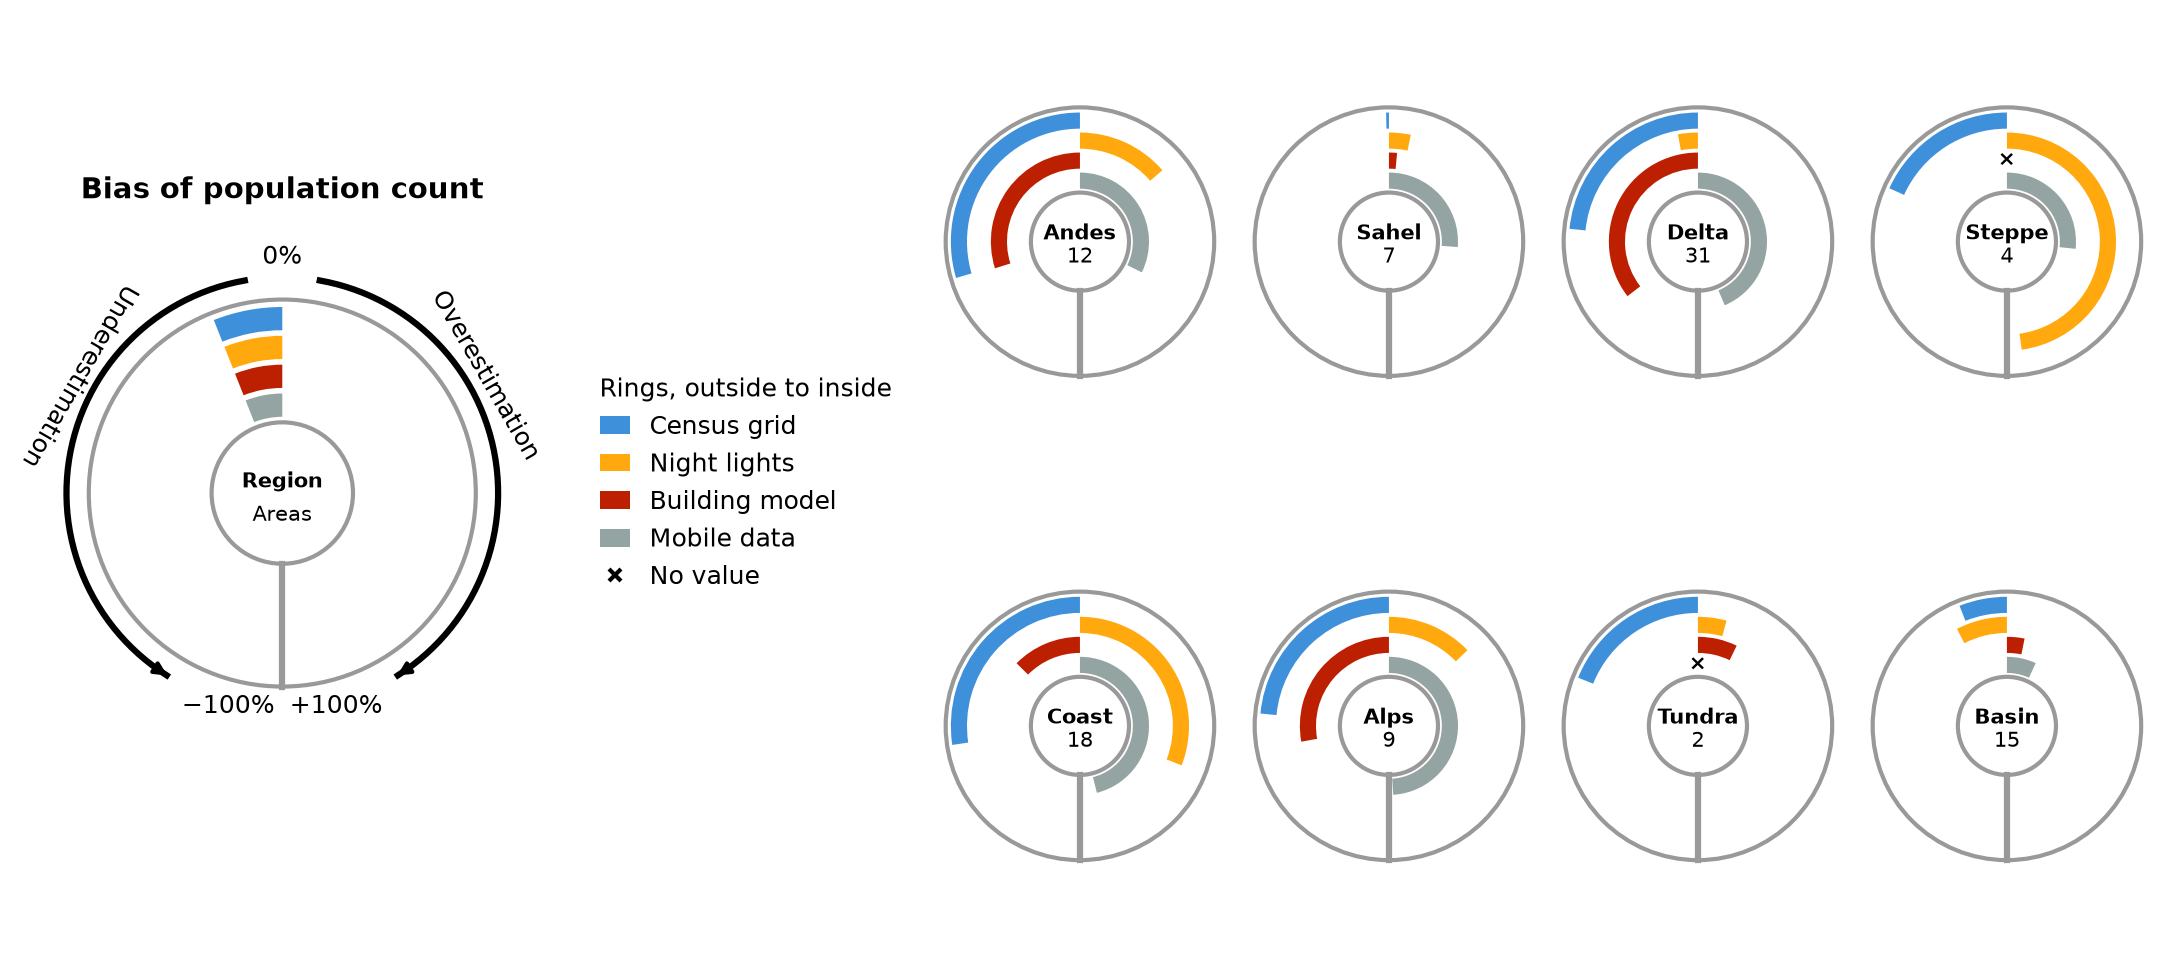

The Python source for this figure:
"""Small multiples of radial bar glyphs: one ring per dataset, arc length = signed bias.

Synthetic data. Writes snippet.png next to this file.
"""

import os
from pathlib import Path

import matplotlib.pyplot as plt
import numpy as np
from matplotlib.lines import Line2D
from matplotlib.patches import Circle, Patch, Wedge

MM = 1 / 25.4
STYLE_DIR = Path(__file__).resolve().parent / "../../../styles"
DATASETS = {"Census grid": "C0", "Night lights": "C1", "Building model": "C2",
            "Mobile data": "C3"}  # outer ring first
REGIONS = (("Andes", 12), ("Sahel", 7), ("Delta", 31), ("Steppe", 4), ("Coast", 18),
           ("Alps", 9), ("Tundra", 2), ("Basin", 15))  # name, number of areas
MISSING = {("Tundra", "Mobile data"), ("Steppe", "Building model")}
LIMIT = 100.0  # |bias| in % that reaches 6 o'clock
HOLE = 0.38  # radius of the center circle; the outer edge is 1
GAP = 0.03  # radial gap between rings
LINE = "0.6"


def biases(rng):
    """Bias (%) per region and dataset, each dataset with its own typical sign."""
    center = np.array([-35, 20, -10, 45])
    values = np.clip(center + rng.normal(0, 30, (len(REGIONS), len(DATASETS))), -98, 98)
    for i, (region, _) in enumerate(REGIONS):
        for j, dataset in enumerate(DATASETS):
            if (region, dataset) in MISSING:
                values[i, j] = np.nan
    return values


def ring_radii():
    """Outer radius and width of each ring, outer ring first."""
    width = (1 - HOLE) / len(DATASETS)
    return [(1 - k * width, width - GAP) for k in range(len(DATASETS))]


def radial_bar(ax, values, name, count):
    ax.add_patch(Circle((0, 0), 1.04, fill=False, edgecolor=LINE))
    ax.plot([0, 0], [-HOLE, -1.04], color=LINE)  # where ±LIMIT meet
    for (outer, width), color, value in zip(ring_radii(), DATASETS.values(), values):
        if np.isnan(value):
            ax.text(0, outer - width / 2, "×", ha="center", va="center", fontsize="small",
                    fontweight="bold")
            continue
        sweep = 180 * min(abs(value), LIMIT) / LIMIT
        # Wedge angles are in degrees anticlockwise from 3 o'clock; 90 is the top.
        start, end = (90 - sweep, 90) if value > 0 else (90, 90 + sweep)
        ax.add_patch(Wedge((0, 0), outer, start, end, width=width, facecolor=color,
                           edgecolor="none"))
    ax.add_patch(Circle((0, 0), HOLE, facecolor="white", edgecolor=LINE))
    ax.text(0, 0.06, name, ha="center", va="center", fontweight="bold", fontsize="small")
    ax.text(0, -0.12, str(count), ha="center", va="center", fontsize="small")
    ax.set(xlim=(-1.1, 1.1), ylim=(-1.1, 1.1), aspect="equal")
    ax.axis("off")


def curved_arrow(ax, radius, start, end, text, text_angle):
    """An arc arrow outside the glyph, from angle start to end (degrees)."""
    angles = np.radians(np.linspace(start, end, 60))
    x, y = radius * np.cos(angles), radius * np.sin(angles)
    ax.plot(x[:-1], y[:-1], color="black")
    ax.annotate("", xy=(x[-1], y[-1]), xytext=(x[-3], y[-3]),
                arrowprops={"arrowstyle": "-|>", "color": "black",
                            "mutation_scale": 6})
    a = np.radians(text_angle)
    rotation = text_angle - 90 if np.cos(a) > 0 else text_angle + 90
    ax.text((radius + 0.1) * np.cos(a), (radius + 0.1) * np.sin(a), text, ha="center",
            va="center", rotation=rotation, rotation_mode="anchor")


def key(ax):
    """An enlarged glyph with every ring drawn as a short arc and labeled."""
    radial_bar(ax, np.full(len(DATASETS), -12.0), "Region", "Areas")
    curved_arrow(ax, 1.16, 80, -60, "Overestimation", 30)
    curved_arrow(ax, 1.16, 100, 240, "Underestimation", 150)
    ax.text(0, 1.2, "0%", ha="center", va="bottom")
    ax.text(-0.04, -1.08, f"−{LIMIT:.0f}%", ha="right", va="top")
    ax.text(0.04, -1.08, f"+{LIMIT:.0f}%", ha="left", va="top")
    ax.set(xlim=(-1.45, 1.45), ylim=(-1.35, 1.45))
    ax.set_title("Bias of population count", fontweight="bold")


def ring_legend(ax):
    """Ring names in their own column, one entry per row so they read in ring order."""
    handles = [Patch(facecolor=color) for color in DATASETS.values()]
    handles.append(Line2D([], [], linestyle="", marker="x", color="black", ms=3))
    ax.legend(handles, [*DATASETS, "No value"], title="Rings, outside to inside",
              loc="center left", frameon=False, handlelength=1.2, alignment="left")
    ax.axis("off")


def main():
    rng = np.random.default_rng(9)
    values = biases(rng)
    default = STYLE_DIR / "default.mplstyle"
    sheets = [default] if default.is_file() else []
    if selected := os.environ.get("CEDALION_STYLE"):
        sheet = Path(selected).expanduser()
        sheets.append(sheet if sheet.is_file() else STYLE_DIR / (selected.removesuffix(".mplstyle") + ".mplstyle"))
    width_mm = float(os.environ.get("CEDALION_WIDTH_MM", 183))
    with plt.style.context(sheets):
        fig = plt.figure(figsize=(width_mm * MM, 82 * MM), layout="constrained")
        grid = fig.add_gridspec(2, 6, width_ratios=(1.9, 0.95, 1, 1, 1, 1))
        key(fig.add_subplot(grid[:, 0]))
        ring_legend(fig.add_subplot(grid[:, 1]))
        for k, ((name, count), row) in enumerate(zip(REGIONS, values)):
            radial_bar(fig.add_subplot(grid[k // 4, 2 + k % 4]), row, name, count)
        fig.savefig(os.environ.get("CEDALION_SNIPPET_PNG", Path(__file__).with_name("snippet.png")), dpi=300)
        plt.close(fig)


if __name__ == "__main__":
    main()
